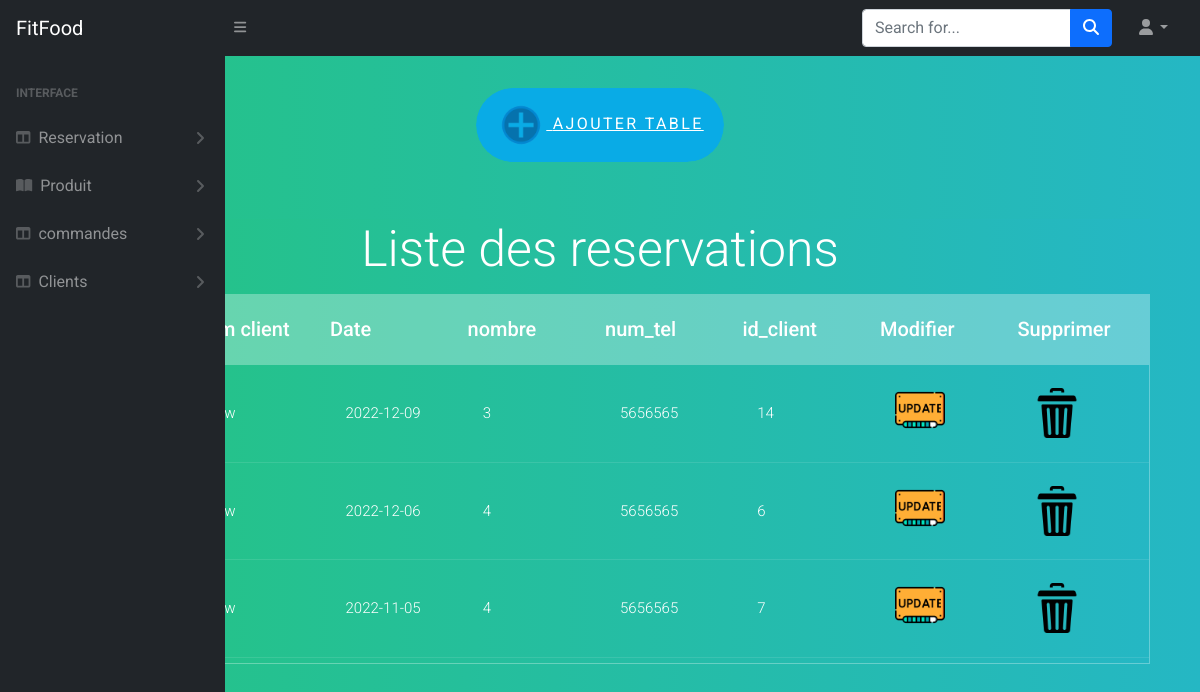
The page /Dhia/Back/oldVersion/view/afficherReservation.php on the database its author committed.
### tables this page shows
CREATE TABLE `reservation` (
  `id_table` int(11) NOT NULL,
  `name` varchar(30) NOT NULL,
  `datereservation` date NOT NULL,
  `nombre` int(11) NOT NULL,
  `num_tel` int(11) NOT NULL,
  `id_client` int(11) DEFAULT NULL
);

### Dhia/Back/oldVersion/controller/reservationc.php (called while the page is built, shortened)
<?php
class reservationc{
	function afficherreservation(){
		$sql="SELECT * FROM reservation ";
		$db=config::getConnexion();
		try{
			$liste=$db->query($sql);
			return $liste;
		}
		catch(Exception $e){
			die("erreur:".$e->getMessage());
		}
	}
}
?>

### Dhia/Back/oldVersion/view/afficherReservation.php (the view, shortened to what this page needs)
<?php
	include '../Controller/reservationc.php';
	$reservationC=new reservationc();
	$listereservation=$reservationC->afficherreservation();
?>
<!DOCTYPE html>
<html lang="en">
    <head>
        <link href="https://cdn.jsdelivr.net/npm/simple-datatables@latest/dist/style.css" rel="stylesheet" />
        <link href="css/styles.css" rel="stylesheet" />
        <link href="css/button.css" rel="stylesheet" />
    </head>
    <body class="sb-nav-fixed">
        <nav class="sb-topnav navbar navbar-expand navbar-dark bg-dark">
            <a class="navbar-brand ps-3" href="index.html">FitFood</a>
            <button class="btn btn-link btn-sm order-1 order-lg-0 me-4 me-lg-0" id="sidebarToggle" href="#!"><i class="fas fa-bars"></i></button>
            <form class="d-none d-md-inline-block form-inline ms-auto me-0 me-md-3 my-2 my-md-0">
                <div class="input-group">
                    <input class="form-control" type="text" placeholder="Search for..." aria-label="Search for..." aria-describedby="btnNavbarSearch" />
                    <button class="btn btn-primary" id="btnNavbarSearch" type="button"><i class="fas fa-search"></i></button>
                </div>
            </form>
            <ul class="navbar-nav ms-auto ms-md-0 me-3 me-lg-4">
                <li class="nav-item dropdown">
                    <a class="nav-link dropdown-toggle" id="navbarDropdown" href="#" role="button" data-bs-toggle="dropdown" aria-expanded="false"><i class="fas fa-user fa-fw"></i></a>
                </li>
            </ul>
        </nav>
        <div id="layoutSidenav">
            <div id="layoutSidenav_nav">
                <nav class="sb-sidenav accordion sb-sidenav-dark" id="sidenavAccordion">
                    <div class="sb-sidenav-menu">
                        <div class="nav">
                            <div class="sb-sidenav-menu-heading">Interface</div>
                            <a class="nav-link collapsed" href="#" data-bs-toggle="collapse" data-bs-target="#collapseChauffeur" aria-expanded="false" aria-controls="collapseLayouts">
                                <div class="sb-nav-link-icon"><i class="fas fa-columns"></i></div>
                               Reservation
                                <div class="sb-sidenav-collapse-arrow"><i class="fas fa-angle-down"></i></div>
                            </a>
                            <a class="nav-link collapsed" href="#" data-bs-toggle="collapse" data-bs-target="#collapseProduit" aria-expanded="false" aria-controls="collapsePages">
                                <div class="sb-nav-link-icon"><i class="fas fa-book-open"></i></div>
                                Produit
                                <div class="sb-sidenav-collapse-arrow"><i class="fas fa-angle-down"></i></div>
                            </a>
                            <a class="nav-link collapsed" href="#" data-bs-toggle="collapse" data-bs-target="#collapsecommandes" aria-expanded="false" aria-controls="collapseLayouts">
                                <div class="sb-nav-link-icon"><i class="fas fa-columns"></i></div>
                                commandes
                                <div class="sb-sidenav-collapse-arrow"><i class="fas fa-angle-down"></i></div>
                            </a>
                            <a class="nav-link collapsed" href="#" data-bs-toggle="collapse" data-bs-target="#collapseClients" aria-expanded="false" aria-controls="collapseLayouts">
                                <div class="sb-nav-link-icon"><i class="fas fa-columns"></i></div>
                                Clients
                                <div class="sb-sidenav-collapse-arrow"><i class="fas fa-angle-down"></i></div>
                            </a>
                                </nav>
                            </div>
                            <a class="nav-link collapsed" href="#" data-bs-toggle="collapse" data-bs-target="#collapseFootball" aria-expanded="false" aria-controls="collapseLayouts">
                                <div class="sb-nav-link-icon"><i class="fas fa-columns"></i></div>
                                <div class="sb-sidenav-collapse-arrow"><i class="fas fa-angle-down"></i></div>
                            </a>
                        </div>
                <div >
                <center><a href="AjouterReservation.php" class="button"><img src="assets/img/add.png" width="50" height="50" > Ajouter Table</a> </center>
</div >
                <div >
	   <section>
		<center><h1>Liste des reservations </h1></center>
		<div class="tbl-header">
		<table cellpadding="0" cellspacing="0" border="0" align="center">
		<thead>
			<tr>
				<th>id_table</th>
				<th>Nom client</th>
				<th>Date</th>
                <th>nombre</th>
				<th>num_tel</th>
				<th>id_client</th>
				<th>Modifier</th>
				<th>Supprimer</th>
				</thead>
			</table>
			</div>
			<div class="tbl-content">
			<table cellpadding="0" cellspacing="0" border="0" align="center">
			<tbody>
			<?php
			foreach($listereservation as $reservationC){
			?>
			<tr>
		 		<td><?php echo $reservationC['id_table']; ?></td>
				<td><?php echo $reservationC['name']; ?></td>
		 		<td><?php echo $reservationC['datereservation']; ?></td>
				<td><?php echo $reservationC['nombre']; ?></td>
		 		<td><?php echo $reservationC['num_tel']; ?></td>
		 		<td><?php echo $reservationC['id_client']; ?></td>
				<td>
		 			<form method="POST" action="modifierReservation.php">
					<input type="image" src="assets/img/update (1).png" width="50" height="50" name="Modifier" value="Modifier" >
		 			</form>
		 		</td>
		<td>
		 			<a href="supprimerReservation.php?id_table=<?php echo $reservationC['id_table']; ?>"><img src="assets/img/delete.png" width="50" height="50" ></a>
				</td>
		 	</tr>
		 	<?php
		 		}
		 	?>
		 </tbody>
    </table>
  </div>
</section>
</div>
    </body>
</html>

### Dhia/Back/oldVersion/view/css/button.css (style rules this page uses)
.button { display: inline-block; padding: 0.75rem 1.25rem; border-radius: 10rem; color: #fff; text-transform: uppercase; font-size: 1rem; letter-spacing: 0.15rem; transition: all 0.3s; position: relative; overflow: hidden; z-index: 1; }
.button:after { content: ""; position: absolute; bottom: 0; left: 0; width: 100%; height: 100%; background-color: rgb(9, 171, 230); border-radius: 10rem; z-index: -2; }
.button:before { content: ""; position: absolute; bottom: 0; left: 0; width: 0%; height: 100%; background-color: #008fb3; transition: all 0.3s; border-radius: 10rem; z-index: -1; }

### Dhia/Back/oldVersion/view/afficherReservation.php (style rules this page uses)
h1 { font-size: 50px; color: #fff; font-weight: 300; text-align: center; margin-bottom: 15px; }
table { width:100%; table-layout: fixed; }
.tbl-header { background-color: rgba(255,255,255,0.3); }
.tbl-content { height:300px; overflow-x:auto; margin-top: 0px; border: 1px solid rgba(255,255,255,0.3); }
th { padding: 20px 5px; text-align: left; font-weight: 500; font-size: 20px; color: #fff; }
td { padding: 20px ; text-align: middle; vertical-align:middle; font-weight: 300; font-size: 15px; color: #fff; border-bottom: solid 1px rgba(255,255,255,0.1); }
body { background: -webkit-linear-gradient(left, #25c481, #25b7c4); background: linear-gradient(to right, #25c481, #25b7c4); font-family: 'Roboto', sans-serif; }
section { margin: 50px; background: -webkit-linear-gradient(left, #25c481, #25b7c4); background: linear-gradient(to right, #25c481, #25b7c4); font-family: 'Roboto', sans-serif; }

### rows shown on the page
reservation: datereservation "2022-12-09", nombre "3", num_tel "5656565", id_client "14"
reservation: datereservation "2022-12-06", nombre "4", num_tel "5656565", id_client "6"
reservation: datereservation "2022-11-05", nombre "4", num_tel "5656565", id_client "7"
